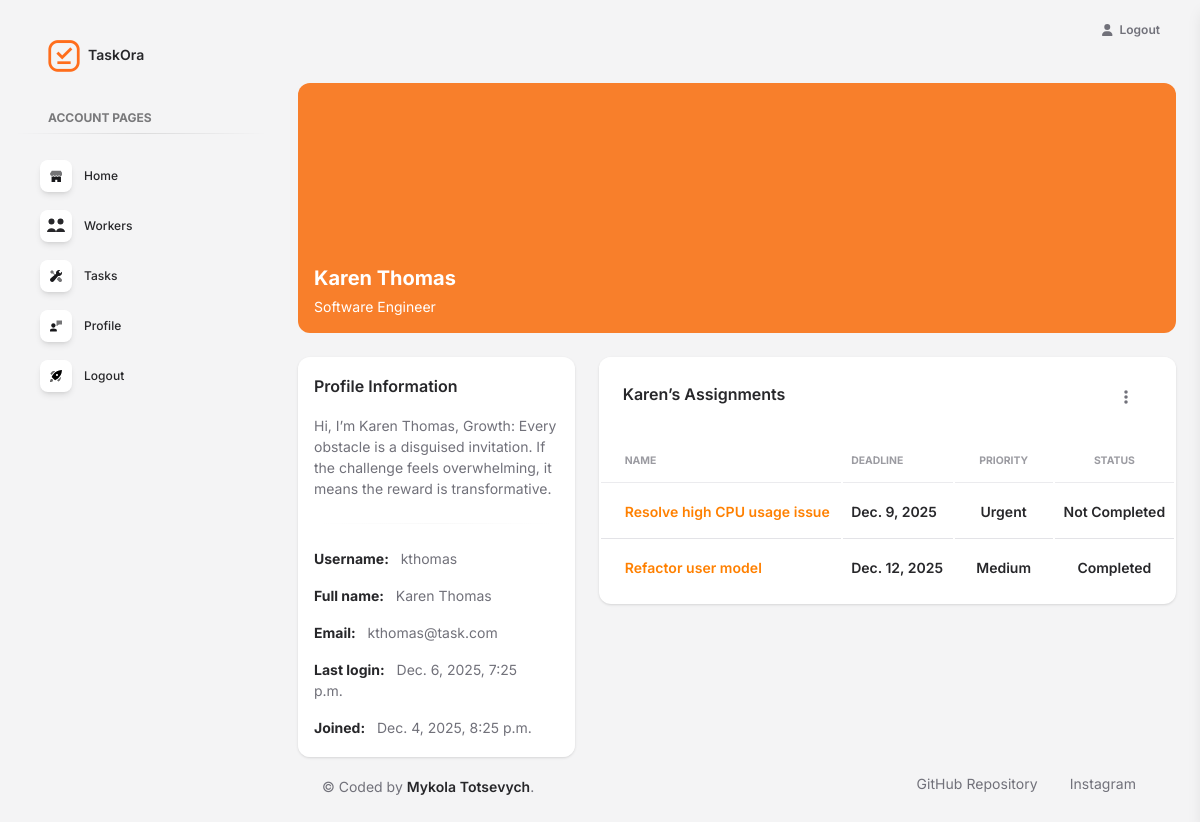
/profile/18/ (signed in), run on an earlier commit of the app's database.
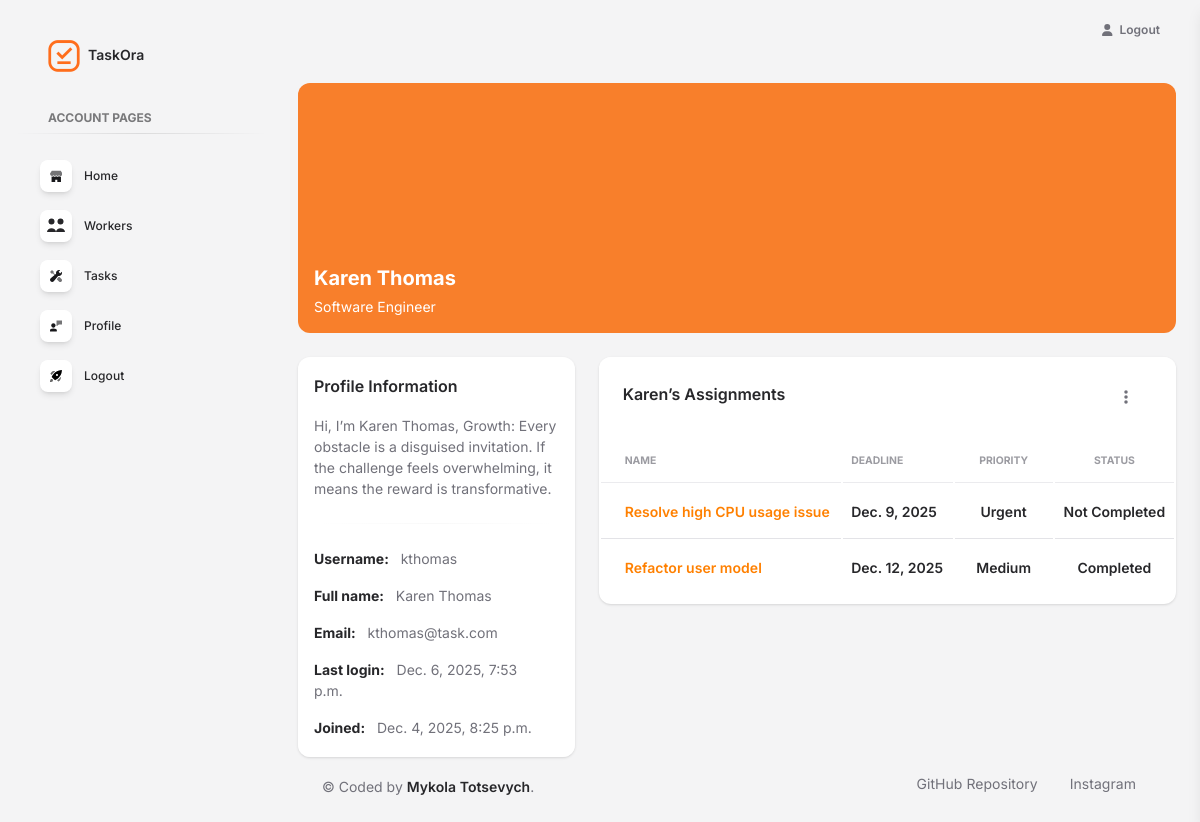
And on a later commit of the database.
### task_manager/models.py (models this page shows, shortened)
class Worker(AbstractUser):
    bio = models.TextField(null= True, blank=True)
    position = models.ForeignKey(
        Position,
        on_delete=models.CASCADE,
        related_name="workers"
    )

class Position(models.Model):
    name = models.CharField(max_length=255, unique=True)
    class Meta:
        ordering = ("name",)
    def __str__(self):
        return self.name

### task_manager/views.py (the view)
# urls.py: path("profile/<int:pk>/", WorkerDetailView.as_view(), name="profile-detail"),
class WorkerDetailView(LoginRequiredMixin, generic.DetailView):
    model = Worker
    template_name = "task_manager/profile.html"
    def get_context_data(self, **kwargs):
        context = super().get_context_data(**kwargs)
        if self.request.GET.get("completed") == "Yes":
            context["tasks"] = self.object.tasks.filter(is_completed=True)
        elif self.request.GET.get("completed") == "No":
            context["tasks"] = self.object.tasks.filter(is_completed=False)
        else:
            context["tasks"] = self.object.tasks.all()
        return context

### task_manager/templatetags/admin_soft.py (called while the page is built)
@assignment_tag(takes_context=True)
def get_direction(context):
    res = {
        'panel': 'text-left',
        'notify': 'right',
        'float': 'float-right',
        'reverse_panel': 'text-right',
        'nav': 'ml-auto'
    }
    if context.get('LANGUAGE_BIDI'):
        res['panel'] = 'text-right'
        res['notify'] = 'left'
        res['float'] = ''
        res['reverse_panel'] = 'text-left'
        res['nav'] = 'mr-auto'
    return res

@assignment_tag(takes_context=True)
def get_admin_setting(context):
    res = {
    }
    return res

### templates/task_manager/profile.html (shortened to what the changed rows need)
{% extends "layouts/base.html" %}
{% load static %}
{% block content %}
  <div class="container-fluid">
    <div class="page-header min-height-250 border-radius-lg mt-4 d-flex flex-column justify-content-end">
      <div class="w-100 position-relative p-3">
        <div class="d-flex justify-content-between align-items-end">
          <div class="d-flex align-items-center">
            <div>
              <h5 class="mb-1 text-white font-weight-bolder">
                {{ worker.first_name }} {{ worker.last_name }}
              </h5>
              <p class="mb-0 text-white text-sm">
                {{ worker.position }}
              </p>
            </div>
          </div>
        </div>
      </div>
    </div>
  </div>
  <div class="container-fluid py-4">
    <div class="row">
      <div class="col-12 col-xl-4">
        <div class="card h-100" style="min-height: 400px; max-height: 400px; overflow-y: auto;">
          <div class="card-body p-3">
            {% if worker.bio %}
              <p class="text-sm">
                {{ worker.bio }}
              </p>
            {% else %}
              <p class="text-sm">
                No bio here.
              </p>
            {% endif %}
            <hr class="horizontal gray-light my-4">
            <ul class="list-group">
              <li class="list-group-item border-0 ps-0 pt-0 text-sm"><strong class="text-dark">Username:</strong> &nbsp; {{ worker.username }}</li>
              <li class="list-group-item border-0 ps-0 text-sm">
                <strong class="text-dark">Full name:</strong> &nbsp; {% if worker.first_name and worker.last_name %} {{ worker.first_name }} {{ worker.last_name }} {% else %} Full name not saved yet. {% endif %}
              </li>
              <li class="list-group-item border-0 ps-0 text-sm"><strong class="text-dark">Email:</strong> &nbsp; {% if worker.email %} {{ worker.email }} {% else %} Email not saved yet. {% endif %}</li>
              <li class="list-group-item border-0 ps-0 text-sm"><strong class="text-dark">Last login:</strong> &nbsp; {% if worker.last_login %} {{ worker.last_login }} {% else %} Not logged in yet. {% endif %}</li>
              <li class="list-group-item border-0 ps-0 text-sm"><strong class="text-dark text-sm">Joined:</strong> &nbsp; {{ worker.date_joined }}</li>
            </ul>
          </div>
        </div>
      </div>
      <div class="col-12 col-xl-8">
        <div class="card">
          <div class="card-header pb-0">
            <div class="row">
              {% if worker.first_name %}
                <div class="col-lg-6 col-7">
                  <h6>{{ worker.first_name }}’s Assignments</h6>
                </div>
              {% else %}
                <div class="col-lg-6 col-7">
                  <h6>Worker’s Assignments</h6>
                </div>
              {% endif %}
          </div>
        </div>
        <div class="card-body px-0 pb-2">
          <div class="table-responsive" style="max-height: 46vh; overflow-y: auto;">
            <table class="table align-items-center mb-0">
              {% if tasks %}
                <thead>
                  <tr>
                    <th class="text-uppercase text-secondary text-xxs font-weight-bolder opacity-7">Name</th>
                    <th class="text-uppercase text-secondary text-xxs font-weight-bolder opacity-7 ps-2">Deadline</th>
                    <th class="text-center text-uppercase text-secondary text-xxs font-weight-bolder opacity-7">Priority</th>
                    <th class="text-center text-uppercase text-secondary text-xxs font-weight-bolder opacity-7">Status</th>
                  </tr>
                </thead>
              {% else %}
                <div class="card-body px-4 py-3">
                  <h6 class="mb-0">There is nothing here.</h6>
                </div>
              {% endif %}
            </table>
          </div>
        </div>
        </div>
      </div>
    </div>
  </div>
{% endblock content %}

What changed in the data, as far as the page shows it:
changed Worker "Karen": last_login "Dec. 6, 2025, 7:25 p.m." → "Dec. 6, 2025, 7:53 p.m."
